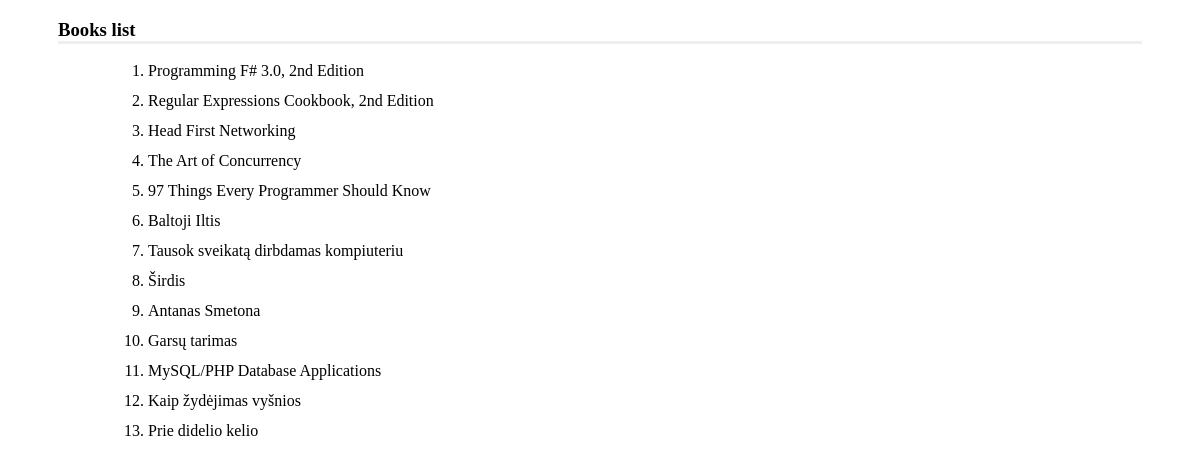
The page /MySQL2/ActiveRecord/index.php on the database its author committed.
### tables this page shows
CREATE TABLE `Books` (
  `bookId` int(11) NOT NULL AUTO_INCREMENT,
  `title` varchar(255) NOT NULL,
  `year` year(4) DEFAULT NULL,
  `genreId` int(11) DEFAULT NULL,
  PRIMARY KEY (`bookId`)
);

### MySQL2/ActiveRecord/index.php (the view, shortened to what this page needs)
<?php
require 'BooksList.php';
    $books = new BooksList();
    $books->load();
?>
<!DOCTYPE html>
<html>
<head>
    <link rel="stylesheet" type="text/css" href="style.css">
</head>
<body>
    <form method="get">
        <h3> Books list </h3>
        <ul>
            <?php foreach( $books->keys() as $key ): ?>
            <a href="bookInfo.php?bookId=<?php echo $books->getBook($key)['bookId']?>"> <li> <?php echo $books->getBook($key)['title'];?> </li> </a>
            <?php endforeach; ?>
        </ul>
    </form>
</body>
</html>

### MySQL2/ActiveRecord/BooksList.php (shortened to what this page needs)
<?php
class BooksList
{
    protected  $books = array();
    public function addBook($book)
    {
        $this->books[] = $book;
    }
    public function getBook($key)
    {
        if (isset($this->books[$key]))
        {
            return $this->books[$key];
        }
        else
        {
            echo ("Invalid key $key.");
            return false;
        }
    }
    public function keys()
    {
        return array_keys($this->books);
    }
    public function getBooks()
    {
        $database = new Database();
        $conn = $database->Connect();
        $stmt = $conn->prepare("SELECT bookId, title from Books");
        $stmt->execute();
        return $stmt->fetchAll();
    }
    public function load()
    {
        $books = $this->getBooks();
    }
}

### MySQL2/ActiveRecord/style.css (style rules this page uses)
ul { list-style-type: decimal; }
h3 { margin-left: 50px; margin-right: 50px; border-bottom: inset; }
li { margin-left: 100px; height: 30px; color: black; }
a { text-decoration: none; }

### rows shown on the page
books: title "Programming F# 3.0, 2nd Edition"
books: title "Regular Expressions Cookbook, 2nd Edition"
books: title "Head First Networking"
books: title "The Art of Concurrency"
books: title "97 Things Every Programmer Should Know"
books: title "Baltoji Iltis"
books: title "Tausok sveikatą dirbdamas kompiuteriu"
books: title "Širdis"
books: title "Antanas Smetona"
books: title "Garsų tarimas"
books: title "MySQL/PHP Database Applications"
books: title "Kaip žydėjimas vyšnios"
books: title "Prie didelio kelio"
